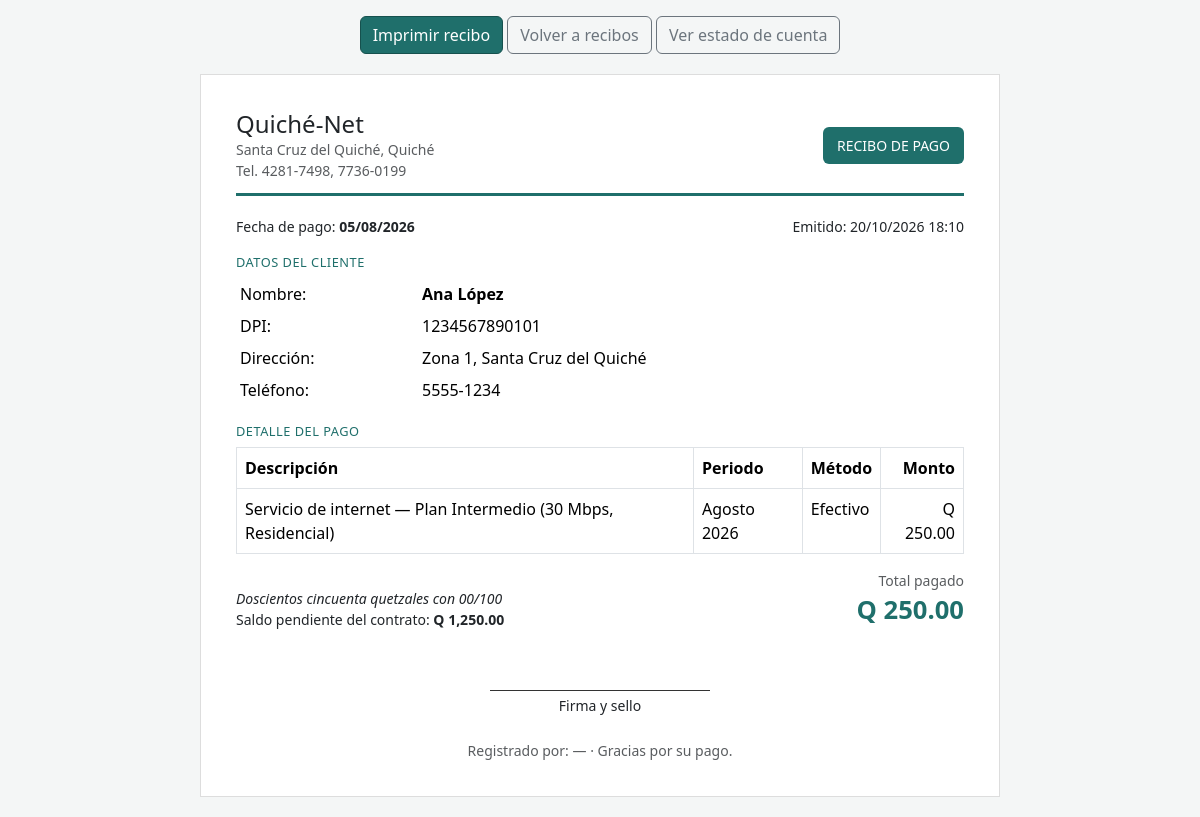
/recibo.php?id=1 (signed in), run on the app's committed database.
### tables this page shows
CREATE TABLE `pagos` (
  `id` int(11) NOT NULL,
  `numero_recibo` varchar(20) DEFAULT NULL,
  `contrato_id` int(11) NOT NULL,
  `monto` decimal(8,2) NOT NULL,
  `metodo_pago` enum('efectivo','transferencia','deposito','tarjeta') NOT NULL DEFAULT 'efectivo',
  `fecha_pago` date NOT NULL,
  `mes_correspondiente` varchar(20) NOT NULL,
  `periodo` date DEFAULT NULL,
  `estado` enum('pagado','pendiente','vencido') NOT NULL DEFAULT 'pagado',
  `registrado_por` int(11) DEFAULT NULL
);

CREATE TABLE `clientes` (
  `id` int(11) NOT NULL,
  `nombre` varchar(150) NOT NULL,
  `dpi` varchar(13) DEFAULT NULL,
  `direccion` varchar(200) DEFAULT NULL,
  `telefono` varchar(20) DEFAULT NULL,
  `correo` varchar(100) DEFAULT NULL,
  `tipo_conexion` enum('fibra','antena') DEFAULT NULL,
  `torre` varchar(100) DEFAULT NULL,
  `ip` varchar(45) DEFAULT NULL,
  `usuario_servicio` varchar(100) DEFAULT NULL,
  `password_servicio` varchar(255) DEFAULT NULL,
  `estado` enum('activo','suspendido','inactivo') NOT NULL DEFAULT 'activo',
  `fecha_baja` datetime DEFAULT NULL,
  `creado_en` timestamp NOT NULL DEFAULT current_timestamp()
);

CREATE TABLE `planes` (
  `id` int(11) NOT NULL,
  `nombre` varchar(100) NOT NULL,
  `velocidad` varchar(50) NOT NULL,
  `precio` decimal(8,2) NOT NULL,
  `tipo_servicio` varchar(50) NOT NULL,
  `estado` enum('activo','inactivo') NOT NULL DEFAULT 'activo'
);

### config.php (called while the page is built, shortened)
<?php
function e($valor): string
{
    return htmlspecialchars((string) $valor, ENT_QUOTES, 'UTF-8');
}
function mesTexto(string $fecha): string
{
    $t = strtotime($fecha);
    return MESES_ES[(int) date('n', $t)] . ' ' . date('Y', $t);
}
function estadoCuentaContrato(PDO $pdo, int $contratoId): array
{
    $stmt = $pdo->prepare("
        SELECT co.*, p.nombre AS plan_nombre, p.precio, p.velocidad
        FROM contratos co JOIN planes p ON p.id = co.plan_id
        WHERE co.id = ?");
    $stmt->execute([$contratoId]);
    $contrato = $stmt->fetch();
    $stmt = $pdo->prepare("
        SELECT id, numero_recibo, monto, periodo
        FROM pagos
        WHERE contrato_id = ? AND estado = 'pagado' AND periodo IS NOT NULL");
    $stmt->execute([$contratoId]);
    $pagosPorMes = [];
    foreach ($stmt->fetchAll() as $pg) {
        $k = substr($pg['periodo'], 0, 7);
        $pagosPorMes[$k]['total']    = ($pagosPorMes[$k]['total'] ?? 0) + (float) $pg['monto'];
        $pagosPorMes[$k]['recibos'][] = $pg;
    }
    $precio    = (float) $contrato['precio'];
    $mesActual = date('Y-m');
    $cursor    = new DateTime(date('Y-m-01', strtotime($contrato['fecha_inicio'])));
    $fin       = new DateTime(!empty($contrato['fecha_fin']) ? date('Y-m-01', strtotime($contrato['fecha_fin'])) : date('Y-m-01'));
    $meses = [];
    $saldo = 0;
    $vencidos = 0;
    $pendienteActual = false;
    while ($cursor <= $fin) {
        $k       = $cursor->format('Y-m');
        $pagado  = $pagosPorMes[$k]['total'] ?? 0;
        $debe    = max($precio - $pagado, 0);
        if ($debe <= 0) {
            $estado = 'Pagado';
        } elseif ($k === $mesActual) {
            $estado = 'Pendiente';
            $pendienteActual = true;
        } else {
            $estado = 'Vencido';
            $vencidos++;
        }
        $saldo += $debe;
        $meses[] = [
            'periodo' => $cursor->format('Y-m-01'),
            'mes'     => mesTexto($cursor->format('Y-m-01')),
            'cargo'   => $precio,
            'pagado'  => $pagado,
            'saldo'   => $debe,
            'estado'  => $estado,
            'recibos' => $pagosPorMes[$k]['recibos'] ?? [],
        ];
        $cursor->modify('+1 month');
    }
    $estadoGeneral = $vencidos > 0 ? 'Moroso' : ($pendienteActual ? 'Pendiente' : 'Al día');
    return [
        'contrato' => $contrato,
        'meses'    => $meses,
        'saldo'    => $saldo,
        'vencidos' => $vencidos,
        'estado'   => $estadoGeneral,
    ];
}
function numeroEnLetras(int $n): string
{
    $hasta29 = ['', 'uno', 'dos', 'tres', 'cuatro', 'cinco', 'seis', 'siete', 'ocho', 'nueve',
        'diez', 'once', 'doce', 'trece', 'catorce', 'quince', 'dieciséis', 'diecisiete', 'dieciocho', 'diecinueve',
        'veinte', 'veintiuno', 'veintidós', 'veintitrés', 'veinticuatro', 'veinticinco', 'veintiséis',
        'veintisiete', 'veintiocho', 'veintinueve'];
    $decenas  = [3 => 'treinta', 'cuarenta', 'cincuenta', 'sesenta', 'setenta', 'ochenta', 'noventa'];
    $centenas = [1 => 'ciento', 'doscientos', 'trescientos', 'cuatrocientos', 'quinientos',
        'seiscientos', 'setecientos', 'ochocientos', 'novecientos'];
    $menorMil = function (int $x) use ($hasta29, $decenas, $centenas): string {
        if ($x === 100) return 'cien';
        $partes = [];
        if ($x >= 100) $partes[] = $centenas[intdiv($x, 100)];
        $r = $x % 100;
        if ($r > 0) {
            $partes[] = $r < 30 ? $hasta29[$r]
                : $decenas[intdiv($r, 10)] . ($r % 10 ? ' y ' . $hasta29[$r % 10] : '');
        }
        return implode(' ', $partes);
    };
    $partes = [];
    $millones = intdiv($n, 1000000);
    $miles    = intdiv($n % 1000000, 1000);
    $resto    = $n % 1000;
    if ($resto > 0) $partes[] = $menorMil($resto);
    return implode(' ', $partes);
}
function montoEnLetras(float $monto): string
{
    $entero    = (int) floor($monto);
    $centavos  = (int) round(($monto - $entero) * 100);
    $letras    = $entero === 1 ? 'un quetzal' : preg_replace('/uno$/', 'un', numeroEnLetras($entero)) . ' quetzales';
    return ucfirst($letras) . ' con ' . sprintf('%02d', $centavos) . '/100';
}

### recibo.php (the view, shortened to what this page needs)
<?php
require __DIR__ . '/config.php';
$id = (int) ($_GET['id'] ?? 0);
$stmt = $pdo->prepare("
    SELECT pg.*, c.nombre AS cliente_nombre, c.dpi, c.direccion, c.telefono,
           p.nombre AS plan_nombre, p.velocidad, p.tipo_servicio,
           u.nombre AS usuario_nombre, co.id AS contrato_id, c.id AS cliente_id
    FROM pagos pg
    JOIN contratos co ON co.id = pg.contrato_id
    JOIN clientes c   ON c.id = co.cliente_id
    JOIN planes p     ON p.id = co.plan_id
    LEFT JOIN usuarios u ON u.id = pg.registrado_por
    WHERE pg.id = ? AND pg.estado = 'pagado'");
$stmt->execute([$id]);
$r = $stmt->fetch();
$cuenta  = estadoCuentaContrato($pdo, (int) $r['contrato_id']);
$metodos = ['efectivo' => 'Efectivo', 'transferencia' => 'Transferencia', 'deposito' => 'Depósito', 'tarjeta' => 'Tarjeta'];
?>
<!DOCTYPE html>
<html lang="es">
<head>
    <link href="https://cdn.jsdelivr.net/npm/bootstrap@5.3.3/dist/css/bootstrap.min.css" rel="stylesheet">
    <link href="assets/css/style.css" rel="stylesheet">
</head>
<body>
<div class="no-print text-center mt-3">
    <button onclick="window.print()" id="btnImprimir" class="btn btn-isp">Imprimir recibo</button>
    <a href="pagos_listar.php" class="btn btn-outline-secondary">Volver a recibos</a>
    <a href="cliente_detalle.php?id=<?= (int) $r['cliente_id'] ?>" class="btn btn-outline-secondary">Ver estado de cuenta</a>
</div>
<div class="recibo">
    <div class="recibo-head d-flex justify-content-between align-items-center">
        <div>
            <h4 class="mb-0"><?= e(EMPRESA_NOMBRE) ?></h4>
            <div class="small text-muted">
                <?= e(EMPRESA_DIRECCION) ?><br>
                Tel. <?= e(EMPRESA_TELEFONO) ?>
            </div>
        </div>
        <div class="recibo-num">
            <div class="small">RECIBO DE PAGO</div>
        </div>
    </div>
    <div class="d-flex justify-content-between small">
        <div>Fecha de pago: <strong><?= e(date('d/m/Y', strtotime($r['fecha_pago']))) ?></strong></div>
        <div>Emitido: <?= date('d/m/Y H:i') ?></div>
    </div>
    <h6>Datos del cliente</h6>
    <table class="table table-sm table-borderless mb-0">
        <tr><td width="25%">Nombre:</td><td><strong><?= e($r['cliente_nombre']) ?></strong></td></tr>
        <tr><td>DPI:</td><td><?= e($r['dpi'] ?: '—') ?></td></tr>
        <tr><td>Dirección:</td><td><?= e($r['direccion'] ?: '—') ?></td></tr>
        <tr><td>Teléfono:</td><td><?= e($r['telefono'] ?: '—') ?></td></tr>
    </table>
    <h6>Detalle del pago</h6>
    <table class="table table-bordered">
        <thead><tr><th>Descripción</th><th>Periodo</th><th>Método</th><th class="text-end">Monto</th></tr></thead>
        <tbody>
            <tr>
                <td>Servicio de internet — <?= e($r['plan_nombre']) ?> (<?= e($r['velocidad']) ?>, <?= e($r['tipo_servicio']) ?>)</td>
                <td><?= e($r['mes_correspondiente']) ?></td>
                <td><?= e($metodos[$r['metodo_pago']] ?? $r['metodo_pago']) ?></td>
                <td class="text-end">Q <?= number_format($r['monto'], 2) ?></td>
            </tr>
        </tbody>
    </table>
    <div class="d-flex justify-content-between align-items-end">
        <div class="small">
            <em><?= e(montoEnLetras((float) $r['monto'])) ?></em><br>
            Saldo pendiente del contrato: <strong>Q <?= number_format($cuenta['saldo'], 2) ?></strong>
        </div>
        <div class="text-end">
            <div class="small text-muted">Total pagado</div>
            <div class="monto-total">Q <?= number_format($r['monto'], 2) ?></div>
        </div>
    </div>
    <div class="firma small">Firma y sello</div>
    <div class="text-center small text-muted mt-4">
        Registrado por: <?= e($r['usuario_nombre'] ?: '—') ?> · Gracias por su pago.
    </div>
</div>
</body>
</html>

### assets/css/style.css (style rules this page uses)
:root { --color-primario: #1f6f6b; --color-primario-oscuro: #16514e; --color-claro: #e7f3f2; }
body { background-color: #f4f6f6; }
.btn-isp { background-color: var(--color-primario); border-color: var(--color-primario-oscuro); color: #fff; }
.table thead { background-color: var(--color-primario); color: #fff; }

### recibo.php (style rules this page uses)
.recibo { max-width: 800px; margin: 20px auto; background: #fff; padding: 35px; border: 1px solid #ddd; }
.recibo-head { border-bottom: 3px solid var(--color-primario); padding-bottom: 12px; margin-bottom: 20px; }
.recibo-num { background: var(--color-primario); color: #fff; padding: 8px 14px; border-radius: 6px; text-align: center; }
.recibo h6 { color: var(--color-primario); text-transform: uppercase; font-size: .8rem; letter-spacing: .5px; margin-top: 18px; }
.monto-total { font-size: 1.6rem; font-weight: 700; color: var(--color-primario); }
.firma { border-top: 1px solid #333; width: 220px; margin: 60px auto 0; text-align: center; padding-top: 4px; }

### data on the page
pagos: fecha_pago "05/08/2026", clientes.nombre "Ana López", clientes.dpi "1234567890101", clientes.direccion "Zona 1, Santa Cruz del Quiché", clientes.telefono "5555-1234", planes.nombre "Plan Intermedio", planes.velocidad "30 Mbps", planes.tipo_servicio "Residencial", mes_correspondiente "Agosto 2026", metodo_pago "Efectivo", monto "250.00", monto "Doscientos cincuenta quetzales con 00/100"

### other printed values
EMPRESA_NOMBRE "Quiché-Net"
EMPRESA_DIRECCION "Santa Cruz del Quiché, Quiché"
EMPRESA_TELEFONO "4281-7498, 7736-0199"
$cuenta['saldo'] "1,250.00"
$r['usuario_nombre'] ?: '—' "—"
